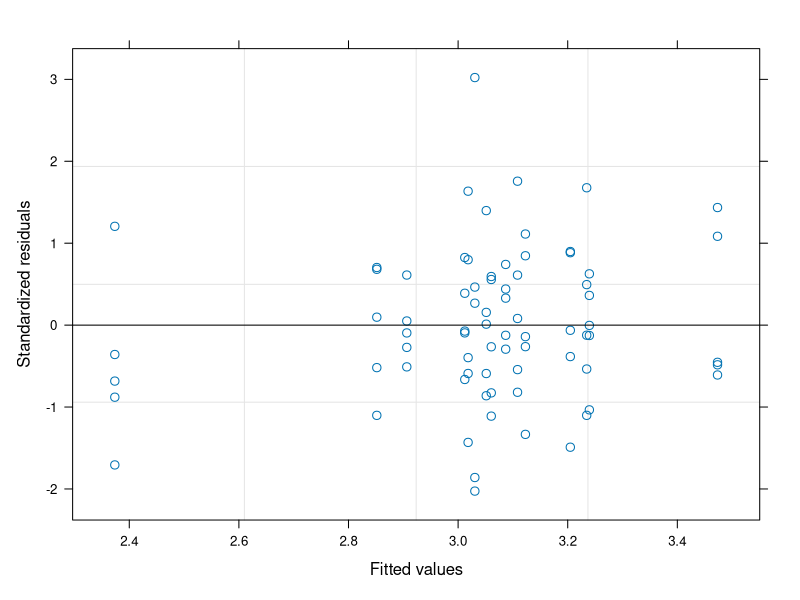
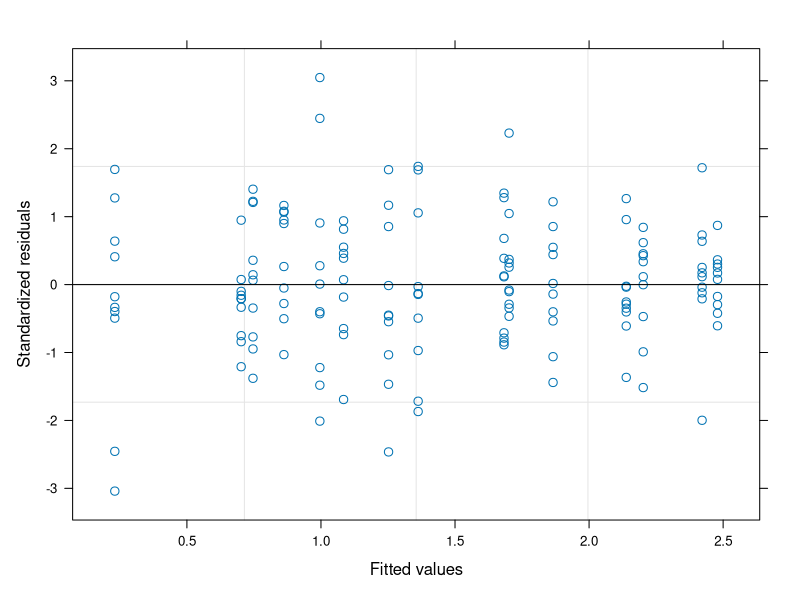
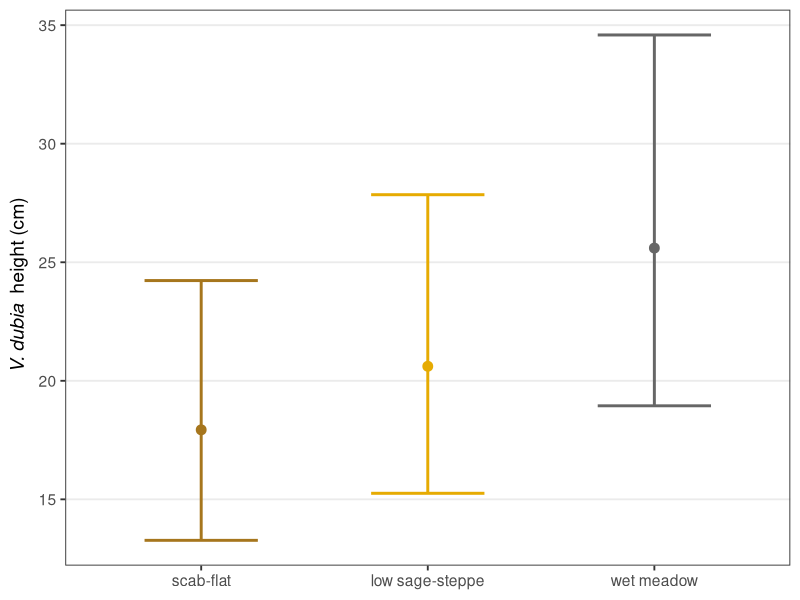
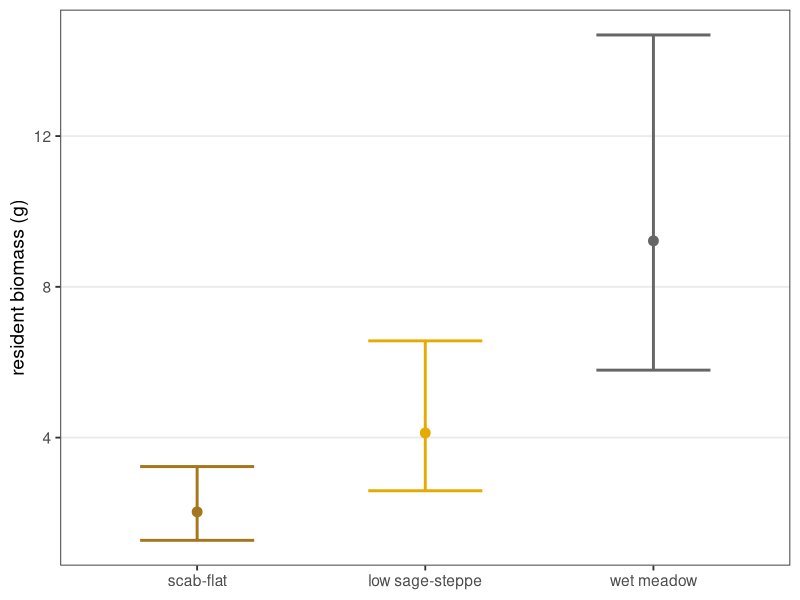
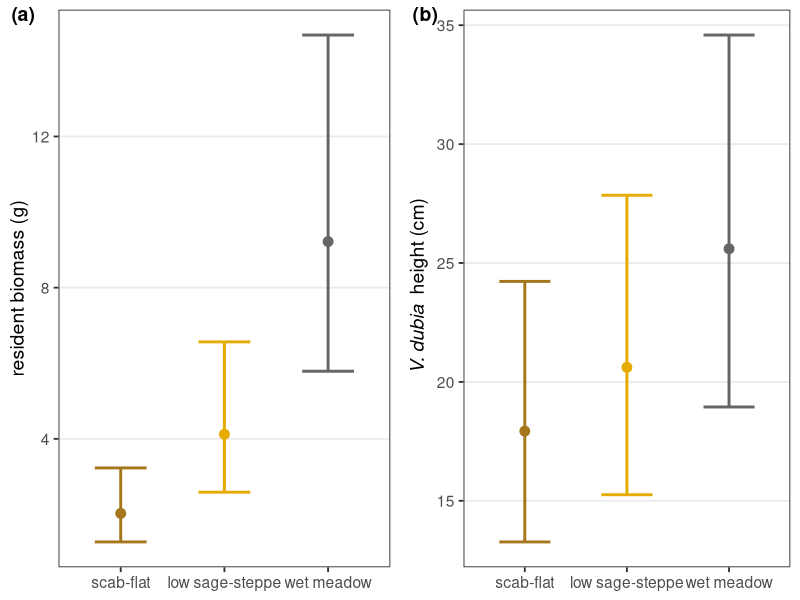

Recreate these plots in R, in order.
## ---- chunk 1
knitr::opts_chunk$set(echo = TRUE, eval = FALSE)

library(here)
library(tidyverse)
library(ggplot2)
library(nlme)
library(emmeans)
## ---- chunk 2
vdheights <- read_csv(here("data", "2020_vd_heights_by_vegtype.csv"))

#set vegtype to a factor
vdheights$vegtype <- factor(vdheights$vegtype, c("ARRI", "ARAR", "SEEP"))
## ---- chunk 3
bio <- read_csv(here("data", "biomass_data_2019_2020.csv"))
## ---- chunk 4

#add col for plot number, plot, and treatment: C = community, uncleared; N = no neighbors, cleared (apologies for the confusing codes)

bio$plotno <- factor(substr(bio$plot_quad,5,6))
bio$plot <- factor(substr(bio$plot_quad,1,6))

#convert veg type to factor
bio$vegtype <- factor(substr(bio$plot_quad,1,4), levels = c("ARRI", "ARAR" , "SEEP"))

#remove cleared subplots since these do not represent naturally occurring resident biomass in 2020
bio_uncleared <- bio %>% filter(grepl('C', plot_quad))

## ---- chunk 5

#model ventenata height response to vegtype
mheights <- lme(log(Height.cm) ~ vegtype, random = ~ 1|plotno/Plot, data = vdheights)

plot(mheights)
summary(mheights)

## ---- chunk 6

(em <- emmeans(mheights, specs = revpairwise ~ vegtype, type = "response"))
emdf <- data.frame(em$emmeans)

emdf$vegtype <- factor(emdf$vegtype, labels = c("ARRI"="scab-flat", "ARAR"="low sage-steppe", "SEEP" = "wet meadow"))

confint(em)
## ---- chunk 7
biosum <- bio_uncleared %>% group_by(vegtype) %>%
  summarize(mean = mean(resident20_g),
            sd = sd(resident20_g))

## ---- chunk 8
#random effects for plot and block (plot no)
mbio <- lme(log(resident20_g) ~ vegtype, random = ~ 1|plotno/plot, data = bio_uncleared)
plot(mbio)
summary(mbio)
## ---- chunk 9
#use emmeans to reduce 
(embio <- emmeans(mbio, specs = revpairwise ~ vegtype, type = "response", adjust= "none"))
confint(embio)
embio_df <- data.frame(embio$emmeans) 
embio_df$vegtype <- factor(embio_df$vegtype, labels = c("ARRI"="scab-flat", "ARAR"="low sage-steppe", "SEEP" = "wet meadow"))
## ---- chunk 10
pal <- c("#A6761D", "#E6AB02" , "#666666")

( g1 = ggplot(emdf, aes(y = response, x = vegtype, color = vegtype)) +
# Define stock as group this week as well as set x and y axes
geom_point(position = position_dodge(width = .75), size = 3 ) + # Add points, dodge by group
geom_errorbar(aes(ymin = lower.CL, ymax = upper.CL, width = 0.5), size = 1,
position = position_dodge(width = .75) ) + # Add errorbars, dodge by group
theme_bw(base_size = 14) +
labs(y = expression(~italic("V. dubia")~" height (cm)"))+
scale_color_manual(values = c("#A6761D", "#E6AB02", "#666666"))+
    guides(color = FALSE)+
theme(legend.direction = "horizontal", # make legend horiz
legend.position = "bottom", # change legend position
panel.grid.minor = element_blank(),
axis.title.x=element_blank(),# Remove gridlines
panel.grid.major.x = element_blank() ))

## ---- chunk 11
( g2 = ggplot(embio_df, aes(y = response, x = vegtype, color = vegtype)) +
# Define stock as group this week as well as set x and y axes
geom_point(position = position_dodge(width = .75), size = 3 ) + # Add points, dodge by group
geom_errorbar(aes(ymin = lower.CL, ymax = upper.CL, width = 0.5), size = 1,
position = position_dodge(width = .75) ) + # Add errorbars, dodge by group
theme_bw(base_size = 14) +
  scale_y_continuous(breaks = c(4,8,12))+
labs(y = "resident biomass (g)")+
scale_color_manual(values = c("#A6761D", "#E6AB02", "#666666"))+
    guides(color = FALSE)+
theme(legend.direction = "horizontal", # make legend horiz
legend.position = "bottom", # change legend position
panel.grid.minor = element_blank(),
axis.title.x=element_blank(),# Remove gridlines
panel.grid.major.x = element_blank() ))
## ---- chunk 12
library(cowplot)

svg(filename = "vedu_heights_biomass.svg",
    width = 7.5,
    height = 3.5)


plot_grid(g2, g1, labels = c("(a)", "(b)"))

dev.off()
